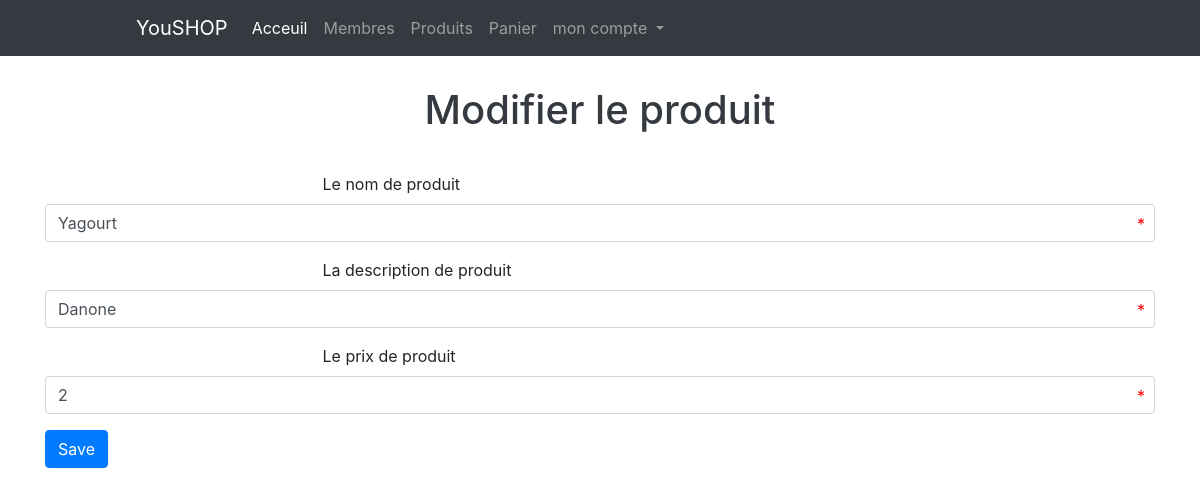
The page /manageproducts.php?do=edit&id=5 (signed in) on the database its author committed.
### tables this page shows
CREATE TABLE IF NOT EXISTS `products` (
  `id` int(11) NOT NULL AUTO_INCREMENT,
  `name` varchar(255) NOT NULL,
  `description` varchar(255) NOT NULL,
  `price` float NOT NULL,
  `date` date NOT NULL,
  PRIMARY KEY (`id`)
);

### manageproducts.php (the view, shortened to what this page needs)
<?php
if (isset($_SESSION['username'])) {
    include "init.php";
    $do = isset($_GET['do']) ? $_GET['do'] : 'manage';
    if ($do == 'manage') {
        $stmt = $db->prepare("SELECT * FROM products");
        $stmt->execute(array());
        $rows = $stmt->fetchAll();
?>
        <div class="container">
            <h1 class="text-center">Gestion des produits</h1>
            <div class="blank"></div>
            <div class="table-responsive table-center text-center">
                <table class="table table-striped">
                    <thead>
                        <tr>
                            <th scope="col">#ID</th>
                            <th scope="col">Image de produit</th>
                            <th scope="col">Nom de produit</th>
                            <th scope="col">Descripton de produit</th>
                            <th scope="col">Prix de produit</th>
                            <th scope="col">Date d`ajoute</th>
                            <th scope="col">Controle</th>
                        </tr>
                    </thead>
                    <?php
                    foreach ($rows as $row) {
                    ?>
                        <tbody>
                            <tr>
                                <th scope="row"><?php echo $row['id'] ?></th>
                                <td><img id="img_product" src="layout/images/<?php echo $row['name'] ?>.png" alt=""></td>
                                <td><?php echo $row['name'] ?></td>
                                <td><?php echo $row['description'] ?></td>
                                <td><?php echo $row['price'] ?> DH</td>
                                <td><?php echo $row['date'] ?></td>
                                <td>
                                    <a href="?do=edit&id=<?php echo $row['id'] ?>" class="btn btn-success"><i class="fas fa-edit"></i></a>
                                    <a href="?do=delete&id=<?php echo $row['id'] ?>" class="btn btn-danger confirm"><i class="fas fa-trash"></i></a>
                                </td>
                            </tr>
                        </tbody>
                        <?php } ?>
                </table>
            </div>
            <a href="?do=add" class="btn btn-primary"><i class="fas fa-plus"></i>Ajouter produit</a>
        </div>
        <?php
    } elseif ($do == 'edit') {
        $id = isset($_GET['id']) && is_numeric($_GET['id']) ? intval($_GET['id']) : 0;
        $stmt = $db->prepare("SELECT * FROM products WHERE id = ? LIMIT 1");
        $stmt->execute(array($id));
        $row = $stmt->fetch();
        $count = $stmt->rowCount();
        if ($count > 0) {
        ?>
            <h1 class="text-center">Modifier le produit</h1>
            <div class="blank"></div>
            <div class="container">
                <form action="?do=update" method="POST">
                    <div class="form-group">
                        <label for="formGroupExampleInput">Le nom de produit</label>
                        <input name="name" type="text" class="form-control" id="UserName" value="<?php echo $row['name'] ?>" autocomplete="off" required>
                    </div>
                    <div class="form-group">
                        <label for="formGroupExampleInput">La description de produit</label>
                        <input name="description" type="text" class="form-control" id="UserName" value="<?php echo $row['description'] ?>" autocomplete="off" required>
                    </div>
                    <div class="form-group">
                        <label for="formGroupExampleInput">Le prix de produit</label>
                        <input name="price" type="text" class="form-control" id="UserName" value="<?php echo $row['price'] ?>" autocomplete="off" required>
                    </div>
                    <div class="form-group">
                        <input type="submit" value="Save" class="btn btn-primary">
                    </div>
                </form>
            </div>
<?php
        } else {
            $errorMsg = 'Tu peut pas entrer directement dans cette page';
            redirect($errorMsg, 5);
        }
    }
    include $tplDirName . "footer.php";
} else {
    header('location: index.php');
}

### layout/css/backend.css (style rules this page uses)
.blank { height: 30px; }
h1 { color: #343a40; }
.form-group { position: relative; }
label { margin-left: 25%; }

### rows shown on the page
products: name "Yagourt", description "Danone", price "2"

### other values the page prints
lang('cartPage') "Panier"
